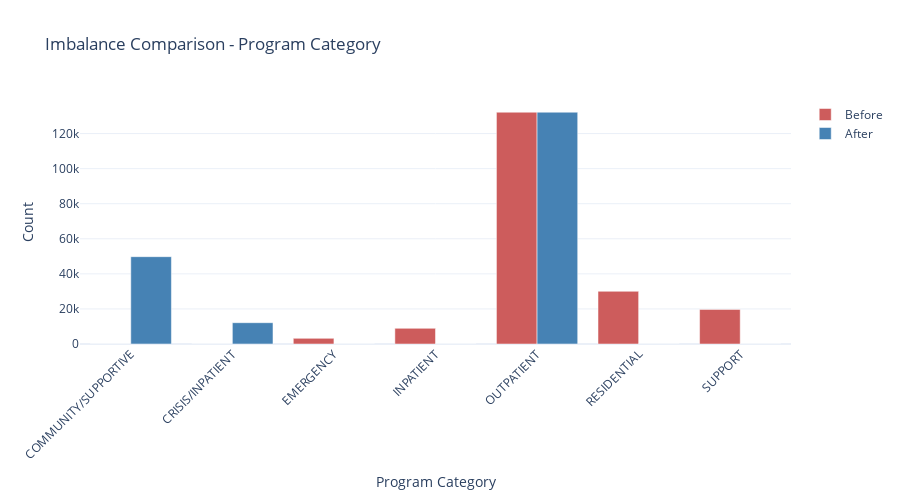
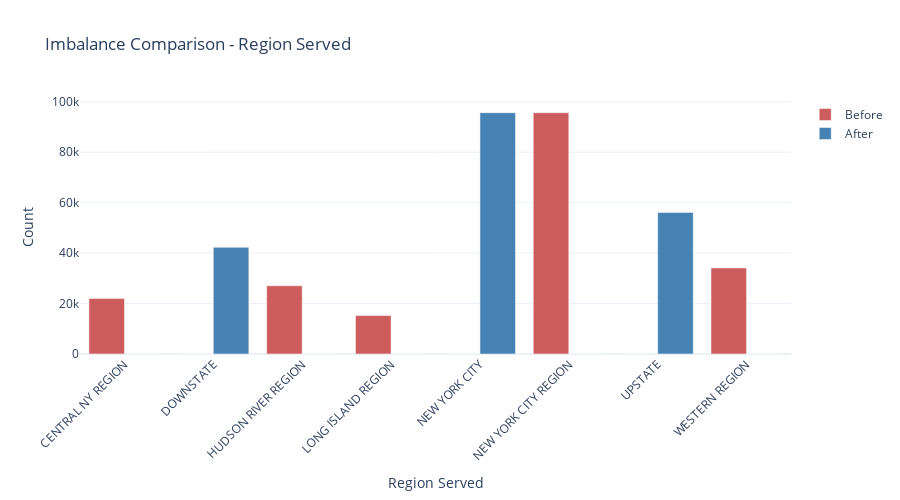
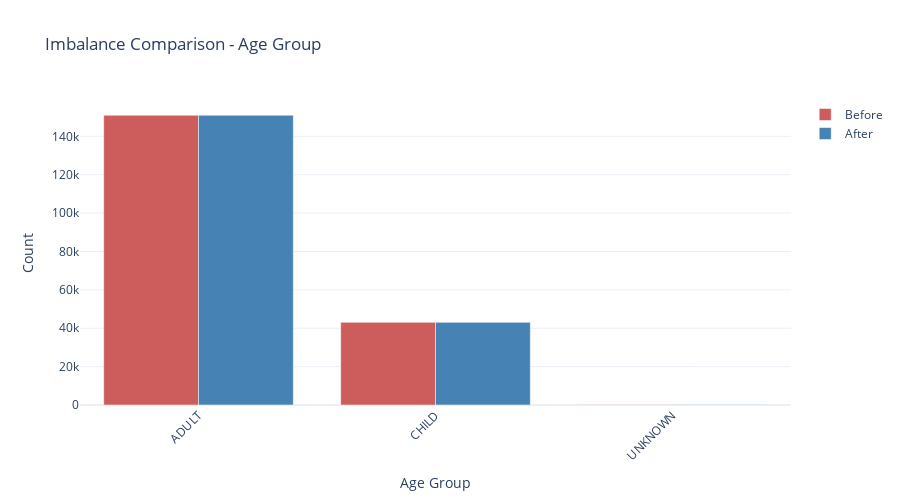
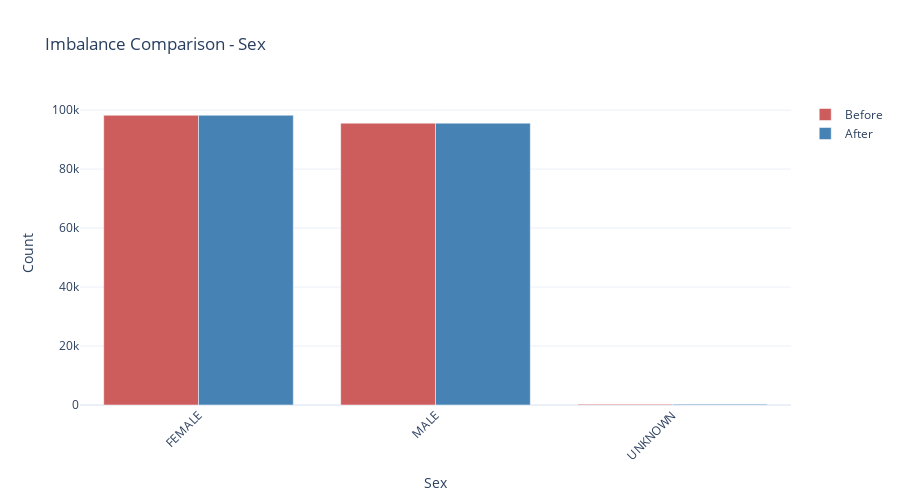

Notebook code cell kept with these figures, in order:
### Code cell
#Using Plotly
for col in columns_to_compare:
    original_counts = new_dem_grp[col].value_counts().sort_index()
    aggregated_counts = Demographic_cat_agg[col].value_counts().sort_index()

    all_categories = sorted(set(original_counts.index).union(set(aggregated_counts.index)))
    original_counts = original_counts.reindex(all_categories, fill_value=0)
    aggregated_counts = aggregated_counts.reindex(all_categories, fill_value=0)

    fig = go.Figure(data=[
        go.Bar(name='Before', x=all_categories, y=original_counts, marker_color='indianred'),
        go.Bar(name='After', x=all_categories, y=aggregated_counts, marker_color='steelblue')
    ])

    fig.update_layout(
        title=f'Imbalance Comparison - {col}',
        barmode='group',
        xaxis_tickangle=-45,
        xaxis_title=col,
        yaxis_title='Count',
        template='plotly_white',
        height=500
    )

    fig.show()

### Figure 1 — Plotly figure (JSON) as saved in the notebook; plotly's stock layout.template omitted (floating-point values rounded to 4 significant figures)
{"data": [{"marker": {"color": "indianred"}, "name": "Before", "type": "bar", "x": ["COMMUNITY/SUPPORTIVE", "CRISIS/INPATIENT", "EMERGENCY", "INPATIENT", "OUTPATIENT", "RESIDENTIAL", "SUPPORT"], "y": [0, 0, 3217, 8929, 132176, 30057, 19738]}, {"marker": {"color": "steelblue"}, "name": "After", "type": "bar", "x": ["COMMUNITY/SUPPORTIVE", "CRISIS/INPATIENT", "EMERGENCY", "INPATIENT", "OUTPATIENT", "RESIDENTIAL", "SUPPORT"], "y": [49795, 12146, 0, 0, 132176, 0, 0]}], "layout": {"barmode": "group", "height": 500, "title": {"text": "Imbalance Comparison - Program Category"}, "xaxis": {"tickangle": -45, "title": {"text": "Program Category"}}, "yaxis": {"title": {"text": "Count"}}}}

### Figure 2 — Plotly figure (JSON) as saved in the notebook; plotly's stock layout.template omitted (floating-point values rounded to 4 significant figures)
{"data": [{"marker": {"color": "indianred"}, "name": "Before", "type": "bar", "x": ["CENTRAL NY REGION", "DOWNSTATE", "HUDSON RIVER REGION", "LONG ISLAND REGION", "NEW YORK CITY", "NEW YORK CITY REGION", "UPSTATE", "WESTERN REGION"], "y": [22049, 0, 27059, 15233, 0, 95678, 0, 34098]}, {"marker": {"color": "steelblue"}, "name": "After", "type": "bar", "x": ["CENTRAL NY REGION", "DOWNSTATE", "HUDSON RIVER REGION", "LONG ISLAND REGION", "NEW YORK CITY", "NEW YORK CITY REGION", "UPSTATE", "WESTERN REGION"], "y": [0, 42292, 0, 0, 95678, 0, 56147, 0]}], "layout": {"barmode": "group", "height": 500, "title": {"text": "Imbalance Comparison - Region Served"}, "xaxis": {"tickangle": -45, "title": {"text": "Region Served"}}, "yaxis": {"title": {"text": "Count"}}}}

### Figure 3 — Plotly figure (JSON) as saved in the notebook; plotly's stock layout.template omitted (floating-point values rounded to 4 significant figures)
{"data": [{"marker": {"color": "indianred"}, "name": "Before", "type": "bar", "x": ["ADULT", "CHILD", "UNKNOWN"], "y": [150982, 43065, 70]}, {"marker": {"color": "steelblue"}, "name": "After", "type": "bar", "x": ["ADULT", "CHILD", "UNKNOWN"], "y": [150982, 43065, 70]}], "layout": {"barmode": "group", "height": 500, "title": {"text": "Imbalance Comparison - Age Group"}, "xaxis": {"tickangle": -45, "title": {"text": "Age Group"}}, "yaxis": {"title": {"text": "Count"}}}}

### Figure 4 — Plotly figure (JSON) as saved in the notebook; plotly's stock layout.template omitted (floating-point values rounded to 4 significant figures)
{"data": [{"marker": {"color": "indianred"}, "name": "Before", "type": "bar", "x": ["FEMALE", "MALE", "UNKNOWN"], "y": [98256, 95569, 292]}, {"marker": {"color": "steelblue"}, "name": "After", "type": "bar", "x": ["FEMALE", "MALE", "UNKNOWN"], "y": [98256, 95569, 292]}], "layout": {"barmode": "group", "height": 500, "title": {"text": "Imbalance Comparison - Sex"}, "xaxis": {"tickangle": -45, "title": {"text": "Sex"}}, "yaxis": {"title": {"text": "Count"}}}}
